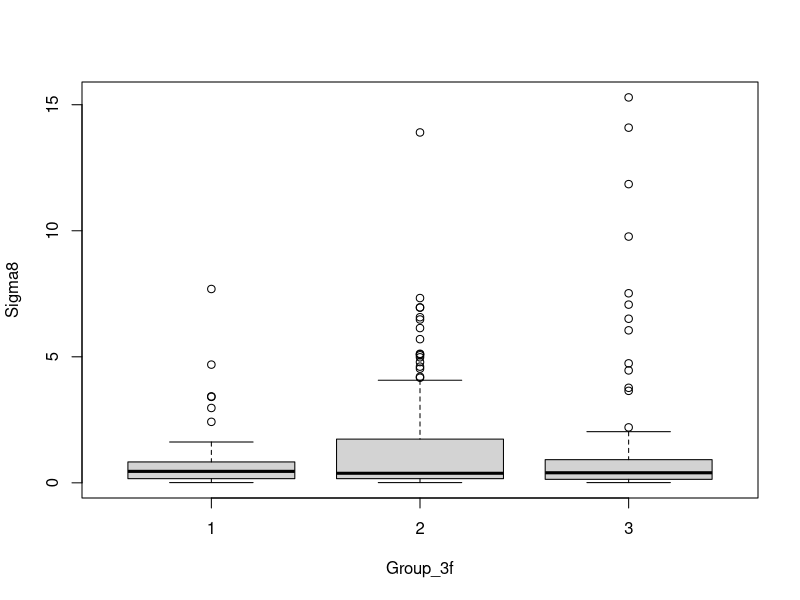
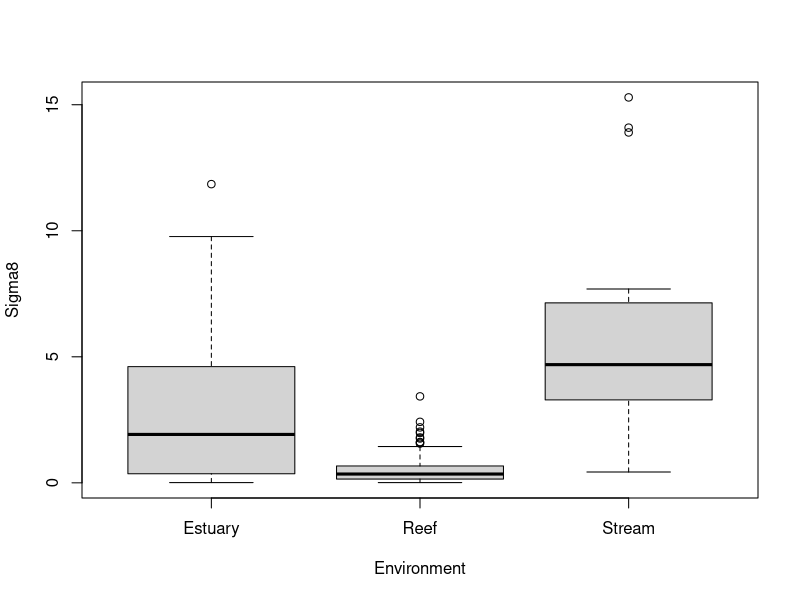
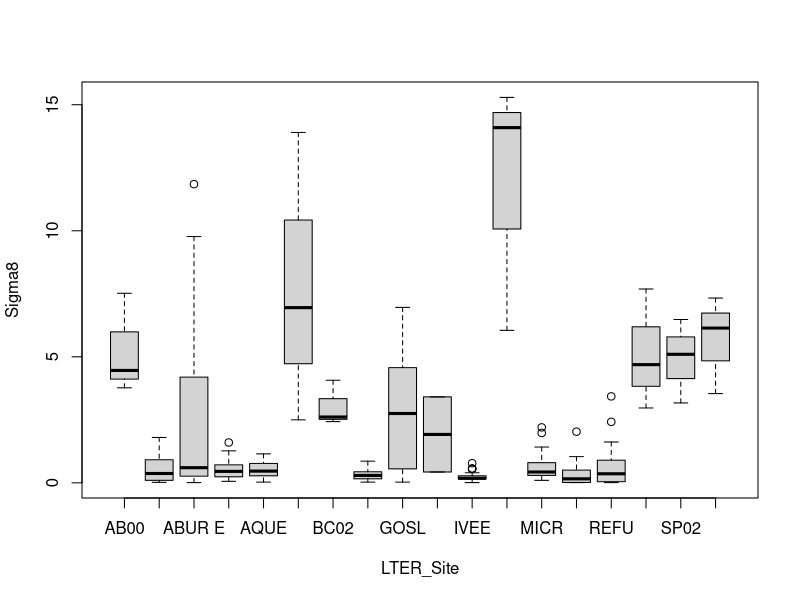
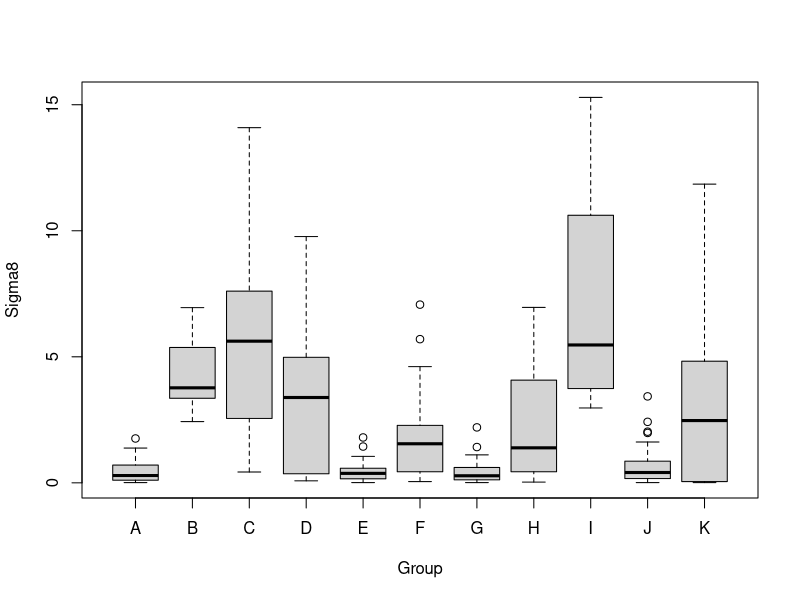

Recreate these plots in R, in order. (Note: this script raises an error after producing the figures.)
## ---- chunk 1
knitr::opts_chunk$set(echo = TRUE)
## ---- chunk 2

master <- read.csv("RAPID_Master_Datasheet_add_region_streamcode.csv") # Loads the newly updated dataset, as of April 8, 2019. 

#Some of the column headers have been changed, including the ones containing the "micro" symbol, which R apparently cannot process. 
#LTER_Site column - added so that naming convention is consistent, especially among stream sites which were entered differently in the "Site" column.
#Group_2 column - added to split reef sites into groupings near and far from streams by date. 
#Group_3 column - added to create regions from west to east as discussed with Matthieu.
# In addition, all NDs from Matthieu's original reports are replaced as NAs.

library(tidyverse)
library(nlme)
library(multcomp)
library(lsmeans)

## ---- chunk 3

# Format

str(master) # Shows the format of each of the columns in the dataset.

# Need to make Depth and Group_3 factors and convert C.N, C, and P numeric.

master$Depthf <- as.factor(master$Depth) # Makes the water depth column a series of factors.

master$Group_3f <- as.factor(master$Group_3) # Makes the regional column a series of factors.

# I don't actually use the following columns in the analysis, but figured it's best to make these transformations just in case.

master$C.Nnum <- as.numeric(master$C.N) # Makes the C:N column a series of numbers.

master$Cnum <- as.numeric(master$C) # Makes the cinnamyl column a series of numbers.

master$Pnum <- as.numeric(master$P) # Makes the p-phenol column a series of numbers.

# NAs and 0s

# The only "<0.01"s appear to be in the "C" column, so going to leave those since this column is not being analyzed in this code.

# Upon further inspection of the dataset, I feel it makes the most sense to only alter those columns that are needed for the below analysis, so that's what I'll do. See below:

# See e-mail correspondence with Matthieu on 1/22/2020: "ND does not mean 0. When doing analytical measurements using GC/MS or others detectors you never can say that you have 0. Indeed, due to analytical issues you have limits of quantification and limits of detection. To summarize, when you are under LOD, it does not mean that you do not have the presence of the analyte but that you cannot decipher it from the background."

# So, all NAs that were previously NDs will be left as such since they are not actually a 0 value.

# Outliers based on past models. I'm going to work through these and take a more conservative approach with removing outliers from the whole dataset.

  # full (6)
  # Sigma8 - 66
  # Lambda - 164, 238 (choosing to keep in 161)
  # S/V - 387 (choosing to keep in 282, 299, 301, 443)
  # C/V - 389
  # PVS - (choosing to keep in 21, 23)
  # BdV - 300

  # marine (1)
  # Sigma8 - 56, 172 (238), (choosing to keep in 301 (367))
  # Lambda - 172 (238) (choosing to keep in 374 (454))

  # stream (0)
  # Sigma8 - 2 (66)

  # estuary (0)
  # CV - 47 (389)

# Alright, so the seven outliers I'm removing will be 56, 66, 164, 238, 300, 387, and 389 from the original dataset. I'll work backwards to preserve line numbers.

mastered <- master[ -c(56, 66, 164, 238, 300, 387, 389), ] # Starts with the original dataset and then removes desired rows.

## ---- chunk 4

### Data Exploration

# I'm examining Region, Ecosystem Type (Stream, Estuarine, and Marine), Site, and Date as factors influencing lignin oxidation results. Here are the boxplots and pairplots necessary.

boxplot(Sigma8 ~ Group_3f, data = mastered) # Boxplot by region. In past iterations, this was determined not to be a significant factor, but I am going to keep it in the workflow as a potential fixed effect for now.
boxplot(Sigma8 ~ Environment, data = mastered) # Boxplot by environment. Fixed effect.
boxplot(Sigma8 ~ LTER_Site, data = mastered) # Boxplot by site. Random effect.
boxplot(Sigma8 ~ Group, data = mastered) # Boxplot by sampling date. Group lumps everything sampled on a single date together - the HUGE problem with this sampling design is that the sampling dates are SUPER closely correlated with Environment. Random effect (since there may be an effect across time, but one that may be indistiguishable from Environment).

# New dataset.

sig <- mastered %>%
  dplyr::select(Group_3f, Environment, LTER_Site, Group, Sigma8) %>%
  na.omit # remove NAs and create new dataset.

pairs(sig) # Pairs plot.

sig$Environment <- factor(sig$Environment, levels = c("Stream", "Estuary", "Reef")) # Relevels for simpler labeling later.

#### STEP 1: Create a linear regression and check residuals.

# Reasoning for log-transforming Sigma values: per Chapter 19 of Zuur et al. 2009, I'm going to log transform the Sigma data because otherwise (using different variance structures) you are giving up lots of degrees of freedom and make GLS estimation unstable. And I KNOW homogeneity is an issue based on past attempts and the sheer spread of values. I know that this changes the values, but this will give me more flexibility in exploring explanatory variables, which I think is more important that the values themselves.

sig$logSigma8 <- log10(sig$Sigma8) # Log transform data to make heterogeneity of residuals a non-issue (hopefully).

op<- par(mfrow = c(1, 2), mar = c(3, 4, 1, 1))
dotchart(sig$Sigma8, groups = sig$LTER_Site) # Sigma8 versus Site on left.
dotchart(sig$logSigma8, groups = sig$LTER_Site) # Log(Sigma8) versus Site on right.
par(op) # Looking better! And I've deemed the negative values to be A-OK since it's not a Poisson distribution (according to Ana MtK).

# Based on boxplots & pairplots : 
# Response variables - logSigma8
# Explanatory (fixed) variables - Group_3f, Environment

a1 <- lm(logSigma8 ~ Group_3f + Environment, data = sig) # Creates the initial linear model with both fixed variables.
ra1 <- rstandard(a1) # Assigns standardized residuals to eeee.
plot(ra1 ~ sig$LTER_Site, xlab = "Site",
     ylab = "Standardised residuals") # Plots said residuals.
abline(0,0) # Since some boxplots are totally above/below zero, there is within-site correlation, so it WILL be used as a random effect as part of the random intercept model structure.

plot(ra1 ~ sig$Group, xlab = "Date",
     ylab = "Standardised residuals") # Plots said residuals.
abline(0,0) # Group looks less important so removing sampling date as a random effect.

#### STEP 2: Fit the lm() with GLS and compare to lme().

a2 <- gls(logSigma8 ~ Group_3f + Environment, data = sig) # This is effectively a linear regression since it has no additional calls.
a3 <- lme(logSigma8 ~ Group_3f + Environment, random =~1 | LTER_Site, data = sig) # Creates the first LMEM with nested random term.
anova(a2, a3) # Compares the two models. a3 preferred with AIC value of 741.60.

# STEP 3: Decide on a variance structure (aka random terms).

plot(a3, col=1) # Check the residuals before jumping right to applying a variance transformation.
qqnorm(a3) # This actually looks pretty good - so I'm going to skip the added variance structure. (This is likely thanks to the log transformation.)

# SIDE NOTE: KEEP IN MIND, log-transforming from the start is more powerful than adding in a variance component on the back end!!!

# STEP 4: Fit the lme().

# Using a3 <- lme(logSigma8 ~ Group_3f + Environment, random =~1 | LTER_Site, data = sig)

# STEP 5: Compare the lm() and lme().

anova(a2, a3) # 3 definitely outperforms 2.

# STEP 6: Everything ok? Check residuals.

# See results of Step 3.

# STEP 7/8: Step-wise Optimal Fixed Structure

a3_ml <- lme(logSigma8 ~ Group_3f + Environment, 
             random =~1 | LTER_Site, method = "ML", data = sig) # Switch over to ML for fixed component editing portion.

a4 <- lme(logSigma8 ~ Environment, 
          random =~1 | LTER_Site, method = "ML", data = sig) # Remove Region as a fixed factor.

a5 <- lme(logSigma8 ~ Group_3f, 
          random =~1 | LTER_Site, method = "ML", data = sig) # Remove Environment as a fixed factor.

anova(a3_ml, a4, a5) # Compare the three models. a4 preferred with AIC value of 725.70, so remove Region.

a4full <- lme(logSigma8 ~ Environment, 
              random =~1 | LTER_Site, method = "ML", data = sig)

a4sub1 <- update(a4full, .~. -Environment) # Removes only term.

anova(a4full, a4sub1) # a4full preferred with AIC value of 725.70, so a4full is the final full model!!!

# STEP 9: Refit with REML

afinal <- lme(logSigma8 ~ Environment, 
              random =~1 | LTER_Site, method = "REML", data = sig) # YIPEE!!!

# Output of the model.
summary(afinal)

# Checking residuals.
plot(afinal, col=1) # Not perfect, but no pattern.
qqnorm(afinal) # This makes me feel pretty good.
qqnorm(afinal, ~ranef (.), col = 1) # I'll take it given that we've already log-transformed the data.

# Show intervals.
intervals(afinal)

# Final results.
anova(afinal)

# STEP 10: What does this mean in WORDS?

# I applied a linear mixed effect modelling approach because the data are nested with multiple samples (4+) taken from each site (18) on multiple occasions (2+). My model suggests there is a significant effect of ecosystem/environment type (stream, estuarine, marine) on Sigma 8 concentrations of a given sediment sample. Group (date sampled) and fGroup_3 (region sampled) were not included in the model due to variable selection using AIC values. Random intercepts by site were added.

# Equation: log(Sigma 8) = 0.66 - 0.67[Estuary] - 1.25[Reef] + random[Site]

# BONUS POST HOC:

aHSD <- glht(afinal, linfct=mcp(Environment="Tukey")) # Run a Tukey's post hoc analysis on Environment factor.
summary(aHSD) # All groups significantly different from one another. Note : Use the results of the first run on this function.

# Quick stats calculation of Sigma8 values by environment for the manuscript:

sigmeans <- sig %>%
  group_by(Environment) %>%
  summarize(meanSig8 = mean(Sigma8, na.rm = TRUE), sdSig8 = sd(Sigma8, na.rm = TRUE)) %>% # Calculates summaries ...
  ungroup()

## ---- chunk 5

### Data Exploration - boxplots and pairplots

boxplot(Lambda ~ Group_3f, data = mastered) # Boxplot by region. Fixed effect.
boxplot(Lambda ~ Environment, data = mastered) # Boxplot by environment. Fixed effect.
boxplot(Lambda ~ LTER_Site, data = mastered) # Boxplot by sampling site. Random effect.
boxplot(Lambda ~ Group, data = mastered) # Boxplot by sampling site. Random effect.

# So, based on boxplots and Sigma model, I move forward with Group_3f (region) and Environment as fixed variables and Group (date sampled) and Site as random NESTED variables.

lambda <- mastered %>%
  dplyr::select(Group_3f, Environment, LTER_Site, Group, Lambda) %>%
  na.omit # remove NAs and create new dataset.

lambda$Environment <- factor(lambda$Environment, levels = c("Stream", "Estuary", "Reef")) # Puts stream first.

op<- par(mfrow = c(1, 1), mar = c(3, 4, 1, 1))
dotchart(lambda$Lambda, groups = lambda$LTER_Site) # Lambda versus Site on left from original dataset.
par(op) # Looking ok, but we're trying to keep outlier removal to a minimum, so moving on...

pairs(lambda) # Quick pairs plot to check correllated variables. Trends look similar to Sigma 8, and I think I'm on the right path with the fixed/random variables I've chosen.

#### STEP 1: Create a linear regression and check residuals.

# Since the lambda data is normalized to organic carbon content, these values are much more normally distributed than the Sigma8 data. So, I've chosen not to transform the data in any way.

# Response variables - Lambda
# Explanatory variables - Group_3f, Environment

b1 <- lm(Lambda ~ Group_3f + Environment, data = lambda) # Creates the initial linear model.
rb1 <- rstandard(b1) # Assigns standardized residuals to rb1.
plot(rb1 ~ lambda$LTER_Site, xlab = "Site",
     ylab = "Standardised residuals") # Plots said residuals.
abline(0,0) # There looks like there's very little within site correlation, so that will be interesting when it comes time to decide on a random structure.

plot(rb1 ~ lambda$Group, xlab = "Date Sampled",
     ylab = "Standardised residuals") # Plots said residuals.
abline(0,0) # Took a look at date sampled, and it looks similar to site, so I will move forward with only site as part of the random structure (need to account for repeat sampling in some way still).

#### STEP 2: Fit the lm() with GLS and compare to lme().

b2 <- gls(Lambda ~ Group_3f + Environment, data = lambda) # This is effectively a linear regression since it has no additional calls.
b3 <- lme(Lambda ~ Group_3f + Environment, 
          random =~1 | LTER_Site, data = lambda) # Creates the first LMEM with random term.
anova(b2, b3) # Compares the two models. b3 preferred based on AIC value of 1110.23.

# STEP 3: Decide on a variance structure (aka random terms and correlation structure if any).

plot(b3, col=1) # Plots residuals before immediately applying variance transformation.

# Looks like we should add in the varIden() variance structure for the observations in different Ecosystem Types. I am also advocating for this to hopefully address the remaining outlier in this data.

b4 <- lme(Lambda ~ Group_3f + Environment, 
          random =~1 | LTER_Site, data = lambda, 
          weights = varIdent(form =~1 | Environment)) # Allowing for different variance by Ecosystem.

anova(b3, b4) # Compares both models. b4 is better based on an AIC value of 1075.53.

plot(b4, col=1) # Residuals looking better.

# STEP 4: Fit the lme().

# Using b4 <- lme(Lambda ~ Group_3f + Environment, random =~1 | LTER_Site, data = lambda, weights = varIdent(form =~1 | Environment))

# STEP 5: Compare the lm() and lme().

anova(b2, b4) # 4 definitely outperforms 2.

# STEP 6: Everything ok? Check residuals.

# See Step 3.

# STEP 7/8: Step-wise Optimal Fixed Structure

b4_ml <- lme(Lambda ~ Group_3f + Environment, 
             random =~1 | LTER_Site, method = "ML", data = lambda, 
             weights = varIdent(form =~1 | Environment)) # Creates model using ML structure.

b5 <- lme(Lambda ~ Environment, 
          random =~1 | LTER_Site, method = "ML", data = lambda, 
          weights = varIdent(form =~1 | Environment)) # Removes region.

b6 <- lme(Lambda ~ Group_3f, 
          random =~1 | LTER_Site, method = "ML", data = lambda, 
          weights = varIdent(form =~1 | Environment)) # Removes ecosystem.

anova(b4_ml, b5, b6) # Compares all three models. b5 is preferred with AIC value of 1063.45. So, we take out region.

b5full <- lme(Lambda ~ Environment, 
              random =~1 | LTER_Site, method = "ML", data = lambda, 
              weights = varIdent(form =~1 | Environment))

b5sub1 <- update(b5full, .~. -Environment) # Removes only term. Just checking...

anova(b5full, b5sub1) # First term needs to be in there.

# b5full is the final full model!!!

# STEP 9: Refit with REML

bfinal <- lme(Lambda ~ Environment, 
              random =~1 | LTER_Site, method = "REML", data = lambda, 
              weights = varIdent(form =~1 | Environment))

# Output of the model.
summary(bfinal)
plot(bfinal, col=1) # Checking residuals.
qqnorm(bfinal) # A little curvy, but ok.
qqnorm(bfinal, ~ranef (.), col = 1) # Good enough.
intervals(bfinal) # Show intervals.

# Final results.
anova(bfinal)

# STEP 10: What does this mean in WORDS?

# I applied a linear mixed effect modelling approach because the data are nested. My model suggests there is a significant effect of ecosystem type (stream, estuarine, marine) on lambda concentrations of a given sediment sample. fGroup_3 (region sampled) was not included in the model due to variable selection using AIC values. A random intercept by site was added, and variance was treated as varying by Ecosystem Type.

# Equation: Lambda = 2.13 + 0.03[Estuary] - 1.07[Reef] + random + variance

# BONUS : Tukey's HSD Post Hoc
bHSD <- glht(bfinal, linfct=mcp(Environment="Tukey"))

summary(bHSD) # No significant difference between Stream & Estuarine samples.

# Quick stats calculation of Lambda values by environment for the manuscript:

lammeans <- lambda %>%
  group_by(Environment) %>%
  summarize(meanLam = mean(Lambda, na.rm = TRUE), sdLam = sd(Lambda, na.rm = TRUE)) %>% # Calculates summaries ...
  ungroup()

## ---- chunk 6

### Data Exploration

boxplot(S.V ~ Group_3f, data = mastered) # Boxplot by region. Fixed effect.
boxplot(S.V ~ Environment, data = mastered) # Boxplot by environment. Fixed effect.
boxplot(S.V ~ LTER_Site, data = mastered) # Boxplot by site. Random effect.
boxplot(S.V ~ Group, data = mastered) # Boxplot by date. Random effect.

# So, based on boxplots and Sigma model, I move forward with Group_3f (region) and Environment as fixed variables and Group (date sampled) and Site as random NESTED variables.

sv <- mastered %>%
  dplyr::select(Group_3f, Environment, LTER_Site, Group, S.V) %>%
  na.omit # remove NAs and create new dataset.

sv$Environment <- factor(sv$Environment, levels = c("Stream", "Estuary", "Reef")) # Puts stream first.

op<- par(mfrow = c(1, 1), mar = c(3, 4, 1, 1))
dotchart(sv$S.V, groups = sv$LTER_Site) # S/V versus Site.
par(op) # Looking ok.

pairs(sv) # Quick pairs plot to check correllated variables. Yep, variable choices still look good.

#### STEP 1: Create a linear regression and check residuals.

# Response variables - S/V
# Explanatory variables - Group_3f, Environment

c1 <- lm(S.V ~ Group_3f + Environment, data = sv) # Creates the linear model.
rc1 <- rstandard(c1) # Assigns standardized residuals to rc1.

plot(rc1 ~ sv$LTER_Site, xlab = "Site",
     ylab = "Standardised residuals") # Plots said residuals.
abline(0,0) # Some within site correlation, so it will definitely be part of a random structure.

plot(rc1 ~ sv$Group, xlab = "Date Sampled",
     ylab = "Standardised residuals") # Plots said residuals.
abline(0,0) # Not quite as extreme as Site, but I still want to include it in my random structure.

#### STEP 2: Fit the lm() with GLS and compare to lme().

c2 <- gls(S.V ~ Group_3f + Environment, data = sv) # Linear regression.
c3 <- lme(S.V ~ Group_3f + Environment, 
          random =~1 | LTER_Site / Group, data = sv) # Creates the first LMEM with random term.
anova(c2, c3) # Compares the two models. c3 preferred with AIC value of 1550.227.

# STEP 3: Decide on a variance structure (aka random terms and correlation structure if any).

c4 <- lme(S.V ~ Group_3f + Environment, random =~1 | Group, data = sv) # Remove Site from random term.
c5 <- lme(S.V ~ Group_3f + Environment, random =~1 | LTER_Site, data = sv) # Remove Date sampled from random term.

anova(c3, c4, c5) # Compares all three models. c3 is still preferred with AIC value of 1517.886.

plot(c3, col=1) # Plots residuals before immediately applying variance transformation. I don't think we need an additional variance structure here.

# STEP 4: Fit the lme().

# Using c3 <- lme(S.V ~ Group_3f + Environment, random =~1 | LTER_Site / Group, data = sv)

# STEP 5: Compare the lm() and lme().

anova(c2, c3) # 3 definitely outperforms 2.

# STEP 6: Everything ok? Check residuals.

plot(c3, col=1) # Residuals look pretty good.
qqnorm(c3) # Looks a little curvy, but not terrible.

# STEP 7/8: Step-wise Optimal Fixed Structure

c3_ml <- lme(S.V ~ Group_3f + Environment, 
             random =~1 | LTER_Site / Group, method = "ML", data = sv) # Creates current model using ML structure.
c6 <- lme(S.V ~ Environment, 
          random =~1 | LTER_Site / Group, method = "ML", data = sv) # Removes region.
c7 <- lme(S.V ~ Group_3f, 
          random =~1 | LTER_Site / Group, method = "ML", data = sv) # Removes ecosystem.
anova(c3_ml, c6, c7) # Compares all three models. c6 preferred with AIC value of 1511.511. So remove region.

c6full <- lme(S.V ~ Environment, 
              random =~1 | LTER_Site / Group, method = "ML", data = sv)
c6sub1 <- update(c6full, .~. -Environment) # Just checking...
anova(c6full, c6sub1) # c6sub1 preferred, with AIC value of 1510.745, but I'm going to keep Environment in to have a structure of comparison.
# c6full is the final full model!!!

# STEP 9: Refit with REML

cfinal <- lme(S.V ~ Environment, 
              random =~1 | LTER_Site / Group, method = "REML", data = sv)

# Output of the model.
summary(cfinal)
plot(cfinal, col=1) # Checking residuals.
qqnorm(cfinal) # I'll take it.
#qqnorm(cfinal, ~ranef (.), col = 1) # Plot of random effect residuals not working, but residuals of the general model look good, so I'm going to go ahead with it.
intervals(cfinal) # Show intervals.

# Final results.
anova(cfinal) # Output for the paper.

# STEP 10: What does this mean in WORDS?

# I applied a linear mixed effect modelling approach because the data are nested. My model suggests there is NO significant effect of either ecosystem type (stream, estuarine, marine) or Region (west to east) on S/V signatures of a given sediment sample. Random nested intercepts by date sampled and site were included.

# Equation: S/V = 2.45 + 0.26[Estuary] + 0.56[Reef] + random

# BONUS : Tukey's HSD Post Hoc
cHSD <- glht(cfinal, linfct=mcp(Environment="Tukey"))
summary(cHSD) # No significant difference between any samples by environment.

# Value calculations for manuscript:

svmeans <- mastered %>% # Takes the original dataset and then ...
  group_by(Environment) %>%     # Groups data and then ...
  summarize(meanSV = mean(S.V, na.rm = TRUE), sdSV = sd(S.V, na.rm = TRUE)) %>% # Calculates summaries ...
  ungroup()

## ---- chunk 7

### Data Exploration

boxplot(C.V ~ Group_3f, data = mastered) # Regional boxplot. Fixed effect.
boxplot(C.V ~ Environment, data = mastered) # Environmental boxplot. Fixed effect.
boxplot(C.V ~ LTER_Site, data = mastered) # Site boxplot. Random effect.
boxplot(C.V ~ Group, data = mastered) # Date boxplot. Fixed + random effect?

# So, based on boxplots and Sigma model, I move forward with Group_3 (region), Environment, and Group (date sampled) as fixed variables and Group (date sampled) and Site as random NESTED variables, as with S/V.

cv <- mastered %>%
  dplyr::select(Group_3f, Environment, LTER_Site, Group, C.V) %>%
  na.omit # Create new dataset.

cv$Environment <- factor(cv$Environment, levels = c("Stream", "Estuary", "Reef")) # Puts stream first.

op<- par(mfrow = c(1, 1), mar = c(3, 4, 1, 1))
dotchart(cv$C.V, groups = cv$LTER_Site) # C/V versus Site on left from original dataset.
par(op) # Ok, leaving this for now, and we'll see how the residuals look.

pairs(cv) # Quick pairs plot to check correllated variables. Yep, variable choices still look good. It really looks like there's a trend across time in C.V (suggesting fresher material), but we can't use Group because I think it's too correlated with Environment still.

#### STEP 1: Create a linear regression and check residuals.

# Response variables - C/V
# Explanatory variables - Group_3f, Environment

d1 <- lm(C.V ~ Group_3f + Environment, data = cv) # Initial linear model.
rd1 <- rstandard(d1) # Assigns standardized residuals to rd1.

plot(rd1 ~ cv$LTER_Site, xlab = "Site",
     ylab = "Standardised residuals") # Plots said residuals.
abline(0,0) # Some within site correlation, so it will definitely be part of a random structure.

plot(rd1 ~ cv$Group, xlab = "Date Sampled",
     ylab = "Standardised residuals") # Plots said residuals.
abline(0,0) # Some within sampling date correlation, so it will also be in random structure.

#### STEP 2: Fit the lm() with GLS and compare to lme().

d2 <- gls(C.V ~ Group_3f + Environment, data = cv) # Linear regression.
d3 <- lme(C.V ~ Group_3f + Environment, 
          random =~1 | LTER_Site / Group, data = cv) # Creates the first LMEM with random term.
anova(d2, d3) # Compares the two models. d3 preferred with AIC value of -711.45.

# STEP 3: Decide on a variance structure (aka random terms and correlation structure if any).

d4 <- lme(C.V ~ Group_3f + Environment, 
          random =~1 | Group, data = cv) # Remove Site from random term.
d5 <- lme(C.V ~ Group_3f + Environment, 
          random =~1 | LTER_Site, data = cv) # Remove Date sampled from random term.
anova(d3, d4, d5) # Compares all three models. d3 is still preferred.

plot(d3, col=1) # Plots residuals before immediately applying variance transformation. We need an additional variance structure.

# Looks like we should add in the varIden() variance structure for the observations in different Ecosystem Types.

d6 <- lme(C.V ~ Group_3f + Environment, 
          random =~1 | LTER_Site / Group, data = cv, 
          weights = varIdent(form =~1 | Environment)) # Adding in a variance structure to allow for different variance by ecosystem.
anova(d3, d6) # Compares both models. d6 is better with AIC value of -746.236.

plot(d6, col=1) # Residuals honestly don't look that different.

# I tried this same varident() form with different variances by date, but the "iteration limit reached without convergence" so for simplicity's sake, I'm going to move forward without the additional variance structure.

# STEP 4: Fit the lme().

# Using d3 <- lme(C.V ~ Group_3f + Environment, random =~1 | LTER_Site / Group, data = cv)

# STEP 5: Compare the lm() and lme().

# See Step 2.

# STEP 6: Everything ok? Check residuals.

plot(d3, col=1) # A little trendy <0.1, but I'm going to leave it.
qqnorm(d3) # Looks pretty curvy. But I'm going to move forward without a log-transformation.

# STEP 7/8: Step-wise Optimal Fixed Structure

d3_ml <- lme(C.V ~ Group_3f + Environment, 
             random =~1 | LTER_Site / Group, method = "ML", data = cv) # Creates current model using ML structure.
d7 <- lme(C.V ~ Environment, 
          random =~1 | LTER_Site / Group, method = "ML", data = cv) # Removes region.
d8 <- lme(C.V ~ Group_3f, 
          random =~1 | LTER_Site / Group, method = "ML", data = cv) # Removes ecosystem.
anova(d3_ml, d7, d8) # Compares all three models. d7 is preferred with AIC value of -742.7207. So, I will remove region.

d7full <- lme(C.V ~ Environment, 
              random =~1 | LTER_Site / Group, method = "ML", data = cv)
d7sub1 <- update(d7full, .~. -Environment) # Is Environment necessary?
anova(d7full, d7sub1) # d7full is preferred with an AIC value of -742.7207 so yes!
# d7full is the final full model!!!

# STEP 9: Refit with REML

dfinal <- lme(C.V ~ Environment, 
              random =~1 | LTER_Site / Group, method = "REML", data = cv) # Yay!! 

# Output of the model.
summary(dfinal)
plot(dfinal, col=1) # Checking residuals.
qqnorm(dfinal) # I'll take it.
#qqnorm(dfinal, ~ranef (.), col = 1) # Plot of random effect residuals not working, but residuals of the general model look good, so I'm going to go ahead with it.
intervals(dfinal) # Show intervals.

# Final results.
anova(dfinal) # Output for the paper

# STEP 10: What does this mean in WORDS?

# I applied a linear mixed effect modelling approach because the data are nested. My model suggests there is a significant effect of ecosystem type (stream, estuarine, marine) but not Region (west to east) on C/V signatures of a given sediment sample. Date appeared as if it could be significant, but I was unable to test *both* environment and date simultaneously. So, I settled with focusing on environment given that it was significant for other full dataset measure analyses. Random nested intercepts by date sampled and site were included.

# Equation: C/V = 0.27 + 0.06[Estuary] - 0.17[Reef] + random

# BONUS : Tukey's HSD Post Hoc
dHSD <- glht(dfinal, linfct=mcp(Environment="Tukey"))
summary(dHSD) # No significant difference between Stream & Estuary, but significant between Stream & Reef (p<0.0001) and Estuary & Reef (p<0.0001).

# Value calculations for manuscript:

cvmeans <- mastered %>% # Takes the original dataset and then ...
  group_by(Environment) %>%     # Groups data and then ...
  summarize(meanCV = mean(C.V, na.rm = TRUE), sdCV = sd(C.V, na.rm = TRUE)) %>% # Calculates summaries ...
  ungroup()

## ---- chunk 8
